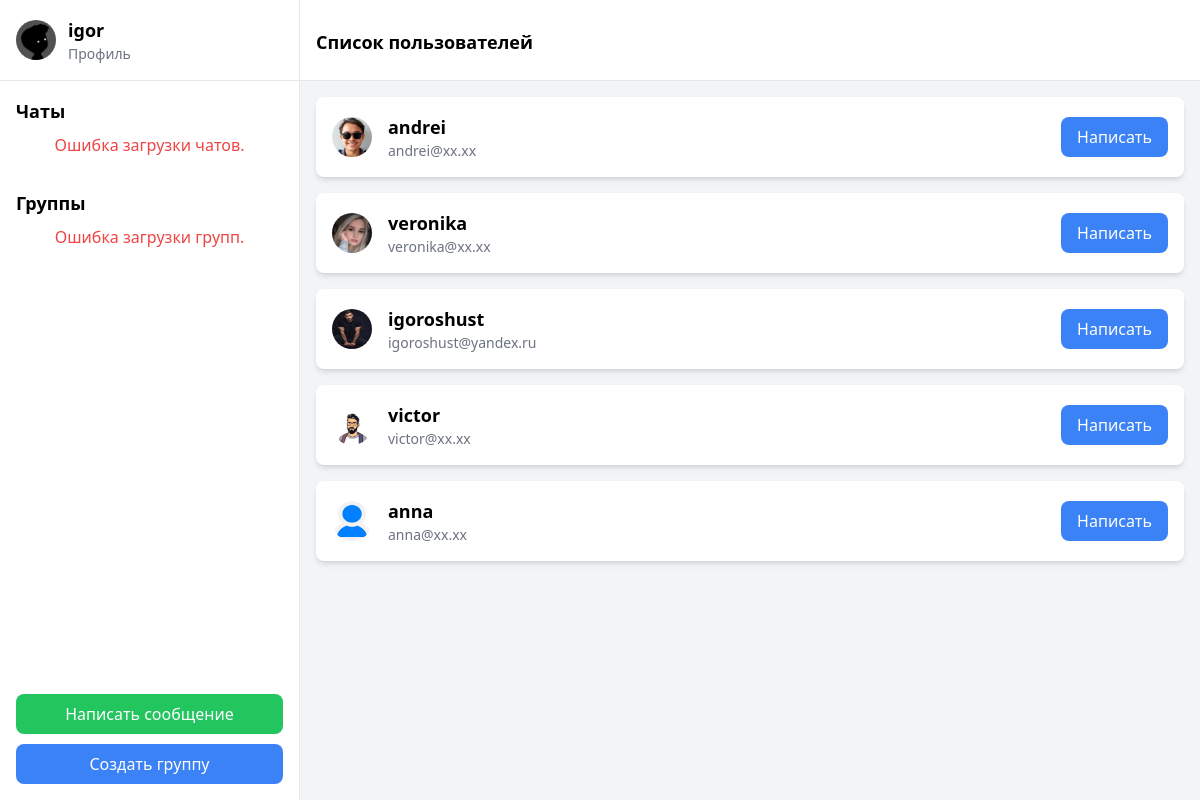
The app's page /user-list/ (signed in) with its own data.
### chat/models.py (models this page shows)
class CustomUser (AbstractUser ):
    about = models.TextField()
    phone_number = models.CharField(max_length=15)
    photo = models.ImageField(upload_to='images/', blank=True, null=True, default='images/user-default.png')

### chat/views.py (the view)
# urls.py: path('user-list/', user_list, name="user_list"),
@login_required
def user_list(request):
    users = CustomUser.objects.exclude(username=request.user.username)
    return render(request, '../templates/chat/user-list.html', {'users': users})

### templates/chat/user-list.html (shortened to what this page needs)
{% extends 'chat/main.html' %}
{% block header %}
    <h2 class="text-lg font-semibold h-9 mt-3"> Список пользователей </h2>
{% endblock header %}
{% block content %}
    <div class="flex-1 p-4 overflow-y-auto">
        <ul>
            {% for user in users %}
            <li class="mb-4" onclick="window.location.href='{% url 'user_profile' user.username %}'">
                <div class="flex items-center justify-between p-4 bg-white rounded-lg shadow-md hover:bg-gray-100 cursor-pointer">
                    <div class="flex items-center">
                        <img alt="User  avatar" class="w-10 h-10 rounded-full" height="50" src="{{ user.photo.url }}" width="50"/>
                        <div class="ml-4">
                            <h3 class="text-lg font-semibold">{{ user.username }}</h3>
                            <p class="text-sm text-gray-500">{{ user.email }}</p>
                        </div>
                    </div>
                    <a href="{% url 'personal_chat' user.username %}" class="bg-blue-500 text-white py-2 px-4 rounded-lg">
                        Написать
                    </a>
                </div>
            </li>
            {% endfor %}
        </ul>
    </div>
{% endblock content %}

### templates/chat/components/sidebar.html (shortened to what this page needs)
<div class="w-1/4 bg-white border-r border-gray-200 hidden md:flex flex-col justify-between">
    <div>
        <div class="p-4 border-b border-gray-200">
            <div class="flex items-center">
                <img alt="User  avatar placeholder" class="w-10 h-10 rounded-full" height="50" src="{{ user.photo.url }}" width="50"/>
                <div class="ml-3">
                    <h2 class="text-lg font-semibold">{{ user.username }}</h2>
                    <button class="text-sm text-gray-500" onclick="window.location.href='{% url 'edit_profile' %}'">Профиль</button>
                </div>
            </div>
        </div>
        <div class="p-4">
            <h3 class="text-lg font-semibold mb-2">Чаты</h3>
            <div id="error" class="hidden text-red-500 text-center">Ошибка загрузки чатов.</div>
        </div>
        <div class="p-4">
            <h3 class="text-lg font-semibold mb-2">Группы</h3>
            <div id="errorGroups" class="hidden text-red-500 text-center">Ошибка загрузки групп.</div>
        </div>
    </div>
    <div class="p-4">
        <button class="w-full bg-green-500 text-white py-2 px-4 rounded-lg mb-4" id="viewUser ListButton" style="margin-bottom: 10px" onclick="window.location.href='{% url 'user_list' %}'">Написать сообщение</button>
        <button class="w-full bg-blue-500 text-white py-2 px-4 rounded-lg" id="createGroupChatButton" onclick="window.location.href='{% url 'create_group' %}'">Создать группу</button>
    </div>

### records on screen
CustomUser: photo (picture), username "igor"
CustomUser: photo (picture), username "andrei", email "andrei@xx.xx"
CustomUser: photo (picture), username "veronika", email "veronika@xx.xx"
CustomUser: photo (picture), username "igoroshust", email "igoroshust@yandex.ru"
CustomUser: photo (picture), username "victor", email "victor@xx.xx"
CustomUser: photo (placeholder picture), username "anna", email "anna@xx.xx"
